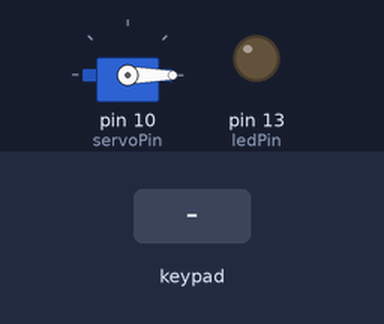
Recording of a sketch running on a simulated Arduino Uno, built with avr-gcc and run on an emulated ATmega328P. On the bench: servo, output pins drawn as LEDs (lit = HIGH). Dashed ring = blinking. The inputs (shaded band) are chosen by the test bench.

Above: at 1.2 s.
1.3 s: key '#' pressed
At 1.4 s:
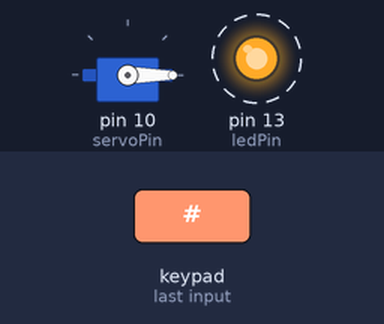
4.3 s: keypad keys 1 2 3 4 # pressed 0.4 s apart
At 7.1 s:
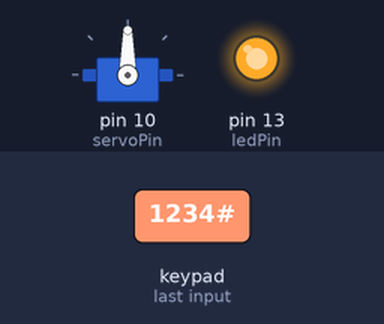
Timing chart, 0 to 12.4 s (numbered marks = the images above; inputs shaded):
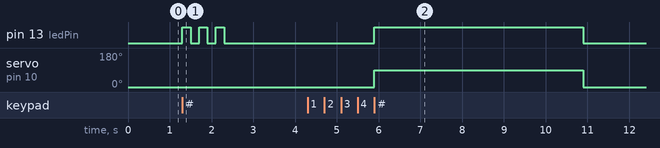

The sketch:

password_lock.ino
```cpp
#include <Keypad.h>
#include <Servo.h>

// Servo motor setup
Servo lockServo;
const int servoPin = 10;

// LED pin
const int ledPin = 13;

// Correct password
const String correctPassword = "1234";
String inputPassword = "";

// Keypad configuration
const byte ROWS = 4;
const byte COLS = 4;

char keys[ROWS][COLS] = {
  {'1', '2', '3', 'A'},
  {'4', '5', '6', 'B'},
  {'7', '8', '9', 'C'},
  {'*', '0', '#', 'D'}
};

byte rowPins[ROWS] = {9, 8, 7, 6};
byte colPins[COLS] = {5, 4, 3, 2};

Keypad keypad = Keypad(makeKeymap(keys), rowPins, colPins, ROWS, COLS);

void setup() {
  pinMode(ledPin, OUTPUT);
  digitalWrite(ledPin, LOW);
  lockServo.attach(servoPin);
  lockServo.write(0); // Locked position
}

void loop() {
  char key = keypad.getKey();

  if (key) {
    if (key == '#') {
      if (inputPassword == correctPassword) {
        digitalWrite(ledPin, HIGH);
        lockServo.write(90);      // Unlock
        delay(5000);              // Keep unlocked for 5 sec
        lockServo.write(0);       // Lock again
        digitalWrite(ledPin, LOW);
      } else {
        for (int i = 0; i < 3; i++) {
          digitalWrite(ledPin, HIGH);
          delay(200);
          digitalWrite(ledPin, LOW);
          delay(200);
        }
      }
      inputPassword = ""; // Reset after attempt
    }
    else if (key == '*') {
      inputPassword = ""; // Clear entry
    }
    else {
      inputPassword += key; // Add key to input
    }
  }
}
```

Measured:
- after the input at 1.3 s, pin 13 (ledPin): alternates HIGH for 0.20 s and LOW for 0.20 s, 6 changes in all, then stays LOW, starting at once
- after the input at 4.3 s, pin 13 (ledPin): LOW → HIGH after 1.6 s, → LOW 5.0 s later; servo on pin 10 (servoPin): 0° → 90° after 1.6 s, → 0° 5.0 s later
